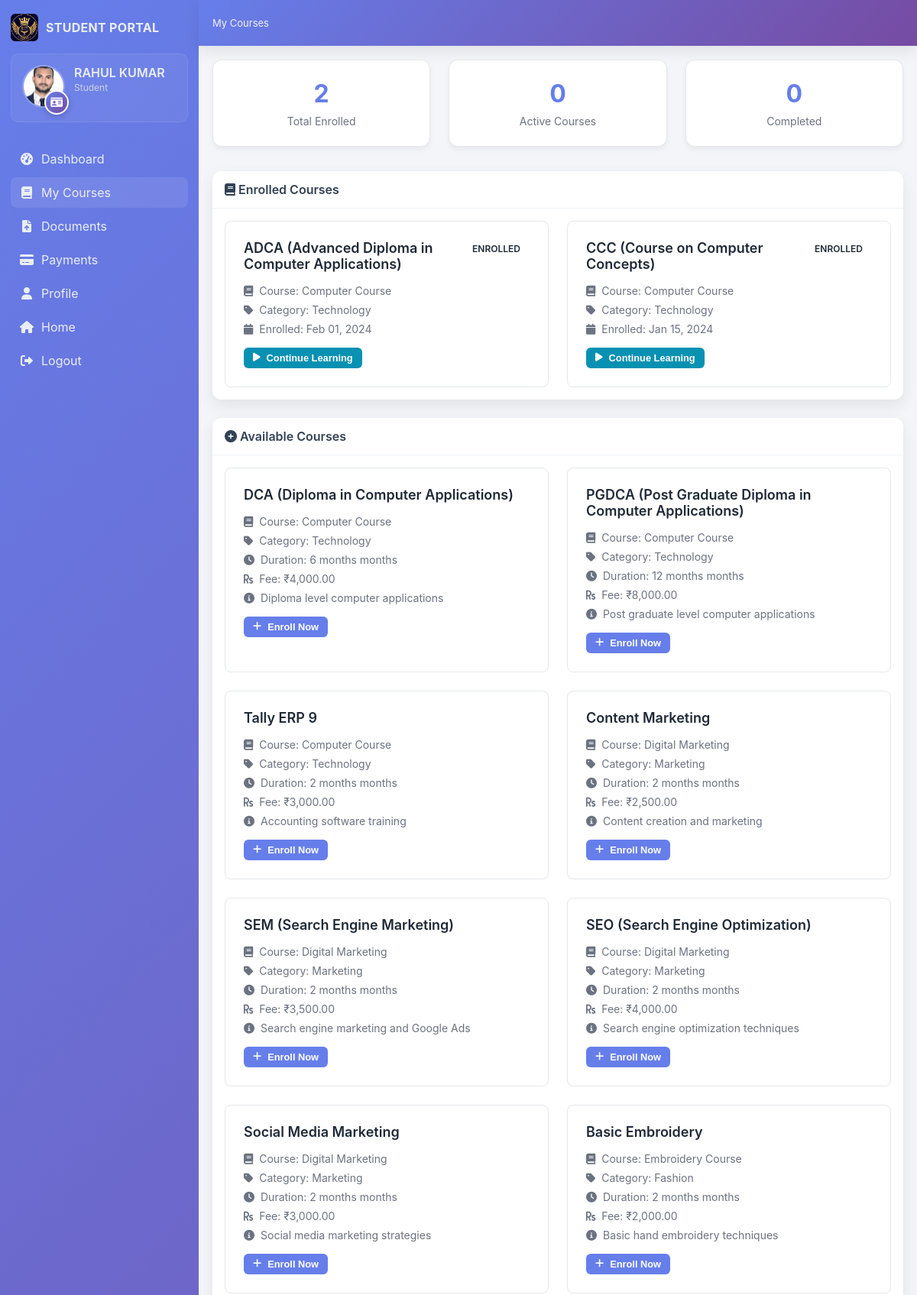
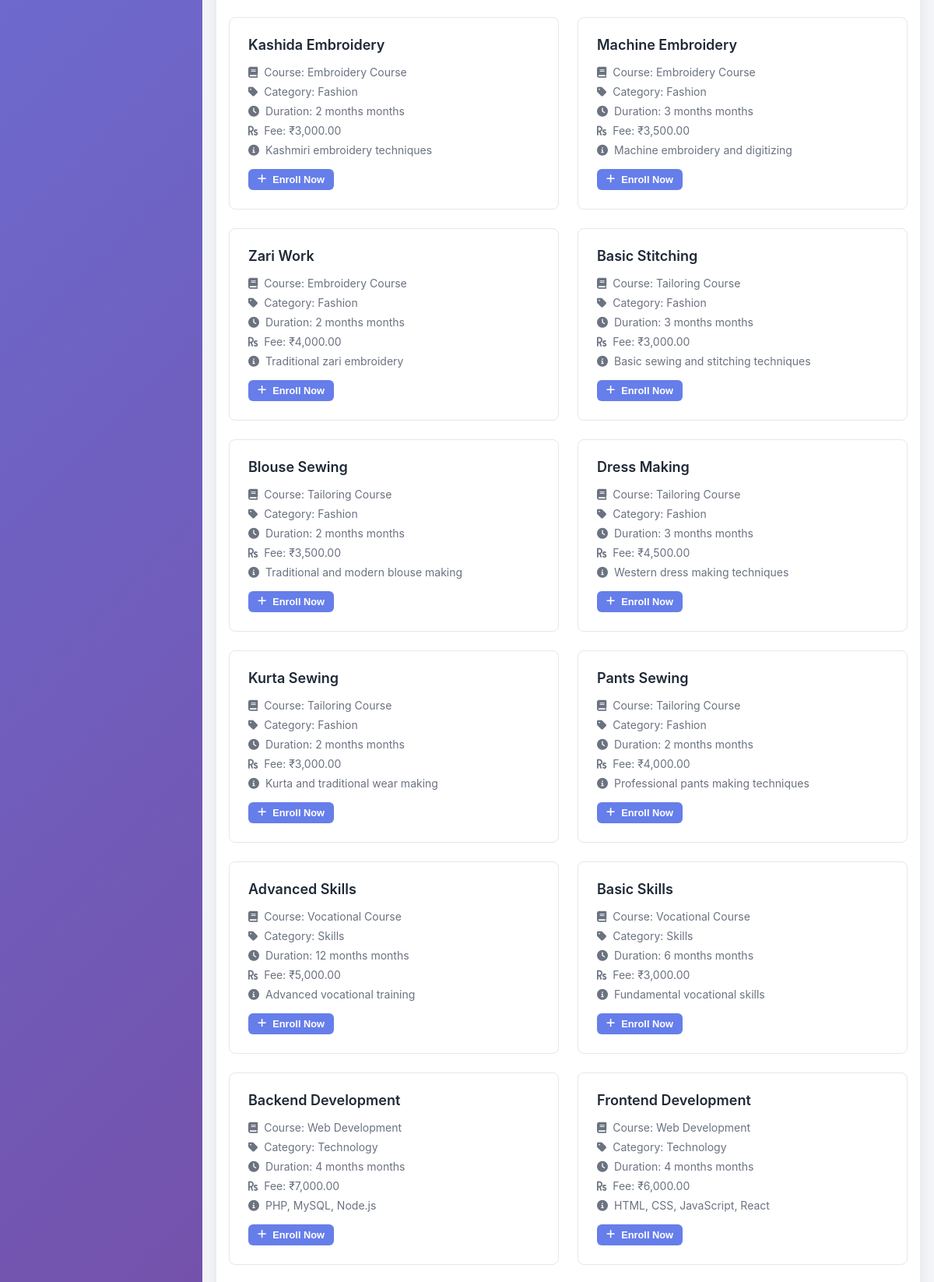
The page /student/courses.php (signed in, upper part) on the database its author committed (2 pictures, top to bottom).
### tables this page shows
CREATE TABLE users (
    id INT AUTO_INCREMENT PRIMARY KEY,
    username VARCHAR(50) UNIQUE NOT NULL,
    password VARCHAR(255) NOT NULL,
    full_name VARCHAR(255) NOT NULL,
    email VARCHAR(255) NOT NULL,
    phone VARCHAR(20),
    address TEXT,
    profile_image VARCHAR(500),
    user_type_id INT NOT NULL,
    status ENUM('active', 'inactive') DEFAULT 'active',
    created_at TIMESTAMP DEFAULT CURRENT_TIMESTAMP,
    updated_at TIMESTAMP DEFAULT CURRENT_TIMESTAMP ON UPDATE CURRENT_TIMESTAMP,
    FOREIGN KEY (user_type_id) REFERENCES user_types(id) ON DELETE RESTRICT
);

CREATE TABLE student_enrollments (
    id INT AUTO_INCREMENT PRIMARY KEY,
    user_id INT NOT NULL,
    sub_course_id INT NOT NULL,
    enrollment_date DATE NOT NULL,
    completion_date DATE,
    status ENUM('pending', 'enrolled', 'completed', 'dropped', 'rejected') DEFAULT 'pending',
    created_at TIMESTAMP DEFAULT CURRENT_TIMESTAMP,
    updated_at TIMESTAMP DEFAULT CURRENT_TIMESTAMP ON UPDATE CURRENT_TIMESTAMP,
    FOREIGN KEY (user_id) REFERENCES users(id) ON DELETE CASCADE,
    FOREIGN KEY (sub_course_id) REFERENCES sub_courses(id) ON DELETE CASCADE
);

CREATE TABLE sub_courses (
    id INT AUTO_INCREMENT PRIMARY KEY,
    course_id INT NOT NULL,
    name VARCHAR(255) NOT NULL,
    description TEXT,
    fee DECIMAL(10,2) NOT NULL,
    duration VARCHAR(100),
    status ENUM('active', 'inactive') DEFAULT 'active',
    created_at TIMESTAMP DEFAULT CURRENT_TIMESTAMP,
    updated_at TIMESTAMP DEFAULT CURRENT_TIMESTAMP ON UPDATE CURRENT_TIMESTAMP,
    FOREIGN KEY (course_id) REFERENCES courses(id) ON DELETE CASCADE
);

CREATE TABLE courses (
    id INT AUTO_INCREMENT PRIMARY KEY,
    category_id INT NOT NULL,
    name VARCHAR(255) NOT NULL,
    description TEXT,
    duration VARCHAR(100),
    status ENUM('active', 'inactive') DEFAULT 'active',
    created_at TIMESTAMP DEFAULT CURRENT_TIMESTAMP,
    updated_at TIMESTAMP DEFAULT CURRENT_TIMESTAMP ON UPDATE CURRENT_TIMESTAMP,
    FOREIGN KEY (category_id) REFERENCES course_categories(id) ON DELETE CASCADE
);

CREATE TABLE course_categories (
    id INT AUTO_INCREMENT PRIMARY KEY,
    name VARCHAR(100) NOT NULL UNIQUE,
    description TEXT,
    status ENUM('active', 'inactive') DEFAULT 'active',
    created_at TIMESTAMP DEFAULT CURRENT_TIMESTAMP,
    updated_at TIMESTAMP DEFAULT CURRENT_TIMESTAMP ON UPDATE CURRENT_TIMESTAMP
);

### config/database.php (called while the page is built, shortened)
<?php
function getDBConnection() {
    try {
        $dsn = "mysql:host=" . DB_HOST . ";dbname=" . DB_NAME . ";charset=" . DB_CHARSET;
        $pdo = new PDO($dsn, DB_USER, DB_PASS);
        $pdo->setAttribute(PDO::ATTR_ERRMODE, PDO::ERRMODE_EXCEPTION);
        $pdo->setAttribute(PDO::ATTR_DEFAULT_FETCH_MODE, PDO::FETCH_ASSOC);
        return $pdo;
    } catch (PDOException $e) {
        error_log("Database connection failed: " . $e->getMessage());
        return false;
    }
}
function executeQuery($sql, $params = []) {
    $pdo = getDBConnection();
    try {
        $stmt = $pdo->prepare($sql);
        $stmt->execute($params);
        return $stmt;
    } catch (PDOException $e) {
        error_log("Query execution failed: " . $e->getMessage());
        return false;
    }
}
function getRow($sql, $params = []) {
    $stmt = executeQuery($sql, $params);
    if ($stmt) {
        return $stmt->fetch();
    }
    return false;
}
function getRows($sql, $params = []) {
    $stmt = executeQuery($sql, $params);
    if ($stmt) {
        return $stmt->fetchAll();
    }
    return [];
}
?>

### student/courses.php (the view, shortened to what this page needs)
<?php
require_once '../config/database.php';
$user_id = $_SESSION['user_id'];
$student = getRow("SELECT u.*, ut.name as user_type FROM users u JOIN user_types ut ON u.user_type_id = ut.id WHERE u.id = ? AND ut.name = 'student'", [$user_id]);
$enrolled_courses = getRows("
    SELECT c.name as course_name, cc.name as category_name, sc.name as sub_course_name,
           sc.fee, sc.duration, se.status as enrollment_status, se.enrollment_date, se.completion_date
    FROM student_enrollments se
    JOIN sub_courses sc ON se.sub_course_id = sc.id
    JOIN courses c ON sc.course_id = c.id
    JOIN course_categories cc ON c.category_id = cc.id
    WHERE se.user_id = ?
    ORDER BY se.enrollment_date DESC
", [$user_id]);
$available_courses = getRows("
    SELECT sc.id, c.name as course_name, cc.name as category_name, sc.name as sub_course_name,
           sc.fee, sc.duration, sc.description
    FROM sub_courses sc
    JOIN courses c ON sc.course_id = c.id
    JOIN course_categories cc ON c.category_id = cc.id
    WHERE sc.status = 'active'
    AND sc.id NOT IN (
        SELECT sub_course_id FROM student_enrollments WHERE user_id = ?
    )
    ORDER BY c.name, sc.name
", [$user_id]);
$total_enrolled = count($enrolled_courses);
$completed_courses = count(array_filter($enrolled_courses, fn($c) => $c['enrollment_status'] === 'completed'));
$active_courses = count(array_filter($enrolled_courses, fn($c) => $c['enrollment_status'] === 'active'));
?>
<!DOCTYPE html>
<html lang="en">
<head>
    <link rel="stylesheet" href="../assets/css/admin-dashboard.css">
    <link rel="stylesheet" href="https://cdnjs.cloudflare.com/ajax/libs/font-awesome/6.0.0/css/all.min.css">
</head>
<body class="admin-dashboard-body">
    <div class="admin-layout">
        <aside class="admin-sidebar">
            <div class="admin-brand">
                <img src="../assets/images/logo.png" alt="logo" />
                <div class="brand-title">STUDENT PORTAL</div>
            </div>
            <div class="profile-card-mini">
                <div style="position: relative;">
                    <img src="<?php echo $student['profile_image'] ?? '../assets/images/default-avatar.png'; ?>" alt="Profile" onerror="this.src='../assets/images/default-avatar.png'" />
                    <div class="digital-id-badge" onclick="viewID()" title="View Digital ID">
                        <i class="fas fa-id-card"></i>
                    </div>
                </div>
                <div>
                    <div class="name"><?php echo htmlspecialchars(strtoupper($student['full_name'])); ?></div>
                    <div class="role">Student</div>
                </div>
            </div>
            <ul class="sidebar-nav">
                <li><a href="dashboard.php"><i class="fas fa-tachometer-alt"></i> Dashboard</a></li>
                <li><a href="courses.php" class="active"><i class="fas fa-book"></i> My Courses</a></li>
                <li><a href="documents.php"><i class="fas fa-file-upload"></i> Documents</a></li>
                <li><a href="payments.php"><i class="fas fa-credit-card"></i> Payments</a></li>
                <li><a href="profile.php"><i class="fas fa-user"></i> Profile</a></li>
                <li><a href="../index.php"><i class="fas fa-home"></i> Home</a></li>
                <li><a href="../logout.php"><i class="fas fa-sign-out-alt"></i> Logout</a></li>
            </ul>
        </aside>
        <header class="admin-topbar">
            <div class="topbar-left">
                <div class="breadcrumbs">
                    <span>My Courses</span>
                </div>
            </div>
        </header>
        <main class="admin-content">
            <div class="stats-grid">
                <div class="stat-card">
                    <div class="stat-number"><?php echo $total_enrolled; ?></div>
                    <div class="stat-label">Total Enrolled</div>
                </div>
                <div class="stat-card">
                    <div class="stat-number"><?php echo $active_courses; ?></div>
                    <div class="stat-label">Active Courses</div>
                </div>
                <div class="stat-card">
                    <div class="stat-number"><?php echo $completed_courses; ?></div>
                    <div class="stat-label">Completed</div>
                </div>
            </div>
            <div class="panel">
                <div class="panel-header">
                    <span><i class="fas fa-book"></i> Enrolled Courses</span>
                </div>
                <div class="panel-body">
                    <?php if (empty($enrolled_courses)): ?>
                        <p class="text-muted">You haven't enrolled in any courses yet.</p>
                    <?php else: ?>
                        <div class="course-grid">
                            <?php foreach ($enrolled_courses as $course): ?>
                                <div class="course-card">
                                    <div class="course-header">
                                        <h6 class="course-title"><?php echo htmlspecialchars($course['sub_course_name']); ?></h6>
                                        <span class="course-status status-<?php echo $course['enrollment_status']; ?>">
                                            <?php echo ucfirst($course['enrollment_status']); ?>
                                        </span>
                                    </div>
                                    <div class="course-details">
                                        <div class="course-detail">
                                            <i class="fas fa-book"></i>
                                            <span>Course: <?php echo htmlspecialchars($course['course_name']); ?></span>
                                        </div>
                                        <div class="course-detail">
                                            <i class="fas fa-tag"></i>
                                            <span>Category: <?php echo htmlspecialchars($course['category_name']); ?></span>
                                        </div>
                                        <div class="course-detail">
                                            <i class="fas fa-calendar"></i>
                                            <span>Enrolled: <?php echo date('M d, Y', strtotime($course['enrollment_date'])); ?></span>
                                        </div>
                                    </div>
                                    <div class="course-actions">
                                        <button class="btn btn-info btn-sm">
                                            <i class="fas fa-play"></i> Continue Learning
                                        </button>
                                    </div>
                                </div>
                            <?php endforeach; ?>
                        </div>
                    <?php endif; ?>
                </div>
            </div>
            <div class="panel" style="margin-top: 1.5rem;">
                <div class="panel-header">
                    <span><i class="fas fa-plus-circle"></i> Available Courses</span>
                </div>
                <div class="panel-body">
                    <?php if (empty($available_courses)): ?>
                        <p class="text-muted">No new courses available for enrollment.</p>
                    <?php else: ?>
                        <div class="course-grid">
                            <?php foreach ($available_courses as $course): ?>
                                                                <div class="course-card">
                                    <div class="course-header">
                                        <h6 class="course-title"><?php echo htmlspecialchars($course['sub_course_name']); ?></h6>
                                    </div>
                                    <div class="course-details">
                                        <div class="course-detail">
                                            <i class="fas fa-book"></i>
                                            <span>Course: <?php echo htmlspecialchars($course['course_name']); ?></span>
                                        </div>
                                        <div class="course-detail">
                                            <i class="fas fa-tag"></i>
                                            <span>Category: <?php echo htmlspecialchars($course['category_name']); ?></span>
                                        </div>
                                        <div class="course-detail">
                                            <i class="fas fa-clock"></i>
                                            <span>Duration: <?php echo $course['duration']; ?> months</span>
                                        </div>
                                        <div class="course-detail">
                                            <i class="fas fa-rupee-sign"></i>
                                            <span>Fee: ₹<?php echo number_format($course['fee'], 2); ?></span>
                                        </div>
                                        <?php if ($course['description']): ?>
                                            <div class="course-detail">
                                                <i class="fas fa-info-circle"></i>
                                                <span><?php echo htmlspecialchars($course['description']); ?></span>
                                            </div>
                                        <?php endif; ?>
                                    </div>
                                    <div class="course-actions">
                                        <button class="btn btn-primary btn-sm" onclick="enrollInCourse(<?php echo $course['id']; ?>)">
                                            <i class="fas fa-plus"></i> Enroll Now
                                        </button>
                                    </div>
                                </div>
                            <?php endforeach; ?>
                        </div>
                    <?php endif; ?>
                </div>
            </div>
        </main>
    </div>
</body>
</html>

### assets/css/admin-dashboard.css (style rules this page uses)
:root { --primary: #0f6fb1; --sidebar-bg: #1f2d3d; --sidebar-text: #e9eef3; --panel-bg: #ffffff; --muted: #6b7280; --success: #28a745; --info: #17a2b8; --warning: #ffc107; --danger: #dc3545; --shadow: 0 8px 20px rgba(0,0,0,0.08); }
* { box-sizing: border-box; }
body.admin-dashboard-body { background: #f3f5f9; margin: 0; font-family: -apple-system, BlinkMacSystemFont, Segoe UI, Roboto, Helvetica, Arial, sans-serif; color: #1f2937; }
.admin-layout { display: grid; grid-template-columns: 260px 1fr; grid-template-rows: 60px calc(100vh - 60px); grid-template-areas: "sidebar topbar" "sidebar content"; height: 100vh; }
.admin-sidebar { grid-area: sidebar; background: var(--sidebar-bg); color: var(--sidebar-text); display: flex; flex-direction: column; padding: 18px 14px; }
.admin-brand { display: flex; align-items: center; gap: 10px; margin-bottom: 16px; }
.admin-brand img { width: 36px; height: 36px; border-radius: 6px; object-fit: cover; }
.admin-brand .brand-title { font-weight: 700; letter-spacing: .3px; }
.profile-card-mini { background: rgba(255,255,255,0.06); border: 1px solid rgba(255,255,255,0.08); border-radius: 10px; padding: 14px; display: grid; grid-template-columns: 56px 1fr; gap: 12px; margin-bottom: 16px; }
.profile-card-mini img { width: 56px; height: 56px; border-radius: 50%; object-fit: cover; border: 2px solid rgba(255,255,255,0.25); }
.profile-card-mini .name { font-weight: 600; }
.profile-card-mini .role { color: #cbd5e1; font-size: 12px; margin-top: 2px; }
.sidebar-nav { list-style: none; padding: 0; margin: 8px 0 0 0; }
.sidebar-nav li { margin: 4px 0; }
.sidebar-nav a { display: flex; align-items: center; gap: 10px; padding: 10px 12px; text-decoration: none; color: var(--sidebar-text); border-radius: 8px; transition: background .2s ease; }
.sidebar-nav a i { width: 18px; text-align: center; }
.sidebar-nav a.active, .sidebar-nav a:hover { background: rgba(255,255,255,0.09); }
.admin-topbar { grid-area: topbar; background: #0f6fb1; color: #ffffff; display: flex; align-items: center; justify-content: space-between; padding: 0 18px; box-shadow: var(--shadow); }
.topbar-left { display: flex; align-items: center; gap: 12px; }
.breadcrumbs { font-size: 13px; opacity: .9; }
.admin-content { grid-area: content; padding: 18px; overflow: auto; }
.panel { background: var(--panel-bg); border-radius: 12px; box-shadow: var(--shadow); }
.panel-header { padding: 14px 16px; border-bottom: 1px solid #eef2f7; font-weight: 600; color: #334155; display:flex; align-items:center; justify-content: space-between; }
.panel-body { padding: 16px; }
.btn { padding: 12px 24px; border: none; border-radius: 8px; font-size: 14px; font-weight: 600; cursor: pointer; transition: all 0.2s ease; text-decoration: none; display: inline-flex; align-items: center; gap: 8px; }
.btn-primary { background: linear-gradient(135deg, #0f6fb1 0%, #0d5a8a 100%); color: white; }

### rows shown on the page
users: full_name "RAHUL KUMAR"
student_enrollments: sub_course.name "ADCA (Advanced Diploma in Computer Applications)", status "ENROLLED", courses.name "Computer Course", course_categories.name "Technology", enrollment_date "Feb 01, 2024"
student_enrollments: sub_course.name "CCC (Course on Computer Concepts)", status "ENROLLED", courses.name "Computer Course", course_categories.name "Technology", enrollment_date "Jan 15, 2024"
sub_courses: name "DCA (Diploma in Computer Applications)", course.name "Computer Course", course_categories.name "Technology", duration "6 months", fee "4,000.00", description "Diploma level computer applications"
sub_courses: name "PGDCA (Post Graduate Diploma in Computer Applications)", course.name "Computer Course", course_categories.name "Technology", duration "12 months", fee "8,000.00", description "Post graduate level computer applications"
sub_courses: name "Tally ERP 9", course.name "Computer Course", course_categories.name "Technology", duration "2 months", fee "3,000.00", description "Accounting software training"
sub_courses: name "Content Marketing", course.name "Digital Marketing", course_categories.name "Marketing", duration "2 months", fee "2,500.00", description "Content creation and marketing"
sub_courses: name "SEM (Search Engine Marketing)", course.name "Digital Marketing", course_categories.name "Marketing", duration "2 months", fee "3,500.00", description "Search engine marketing and Google Ads"
sub_courses: name "SEO (Search Engine Optimization)", course.name "Digital Marketing", course_categories.name "Marketing", duration "2 months", fee "4,000.00", description "Search engine optimization techniques"
sub_courses: name "Social Media Marketing", course.name "Digital Marketing", course_categories.name "Marketing", duration "2 months", fee "3,000.00", description "Social media marketing strategies"
sub_courses: name "Basic Embroidery", course.name "Embroidery Course", course_categories.name "Fashion", duration "2 months", fee "2,000.00", description "Basic hand embroidery techniques"
sub_courses: name "Kashida Embroidery", course.name "Embroidery Course", course_categories.name "Fashion", duration "2 months", fee "3,000.00", description "Kashmiri embroidery techniques"
sub_courses: name "Machine Embroidery", course.name "Embroidery Course", course_categories.name "Fashion", duration "3 months", fee "3,500.00", description "Machine embroidery and digitizing"
sub_courses: name "Zari Work", course.name "Embroidery Course", course_categories.name "Fashion", duration "2 months", fee "4,000.00", description "Traditional zari embroidery"
sub_courses: name "Basic Stitching", course.name "Tailoring Course", course_categories.name "Fashion", duration "3 months", fee "3,000.00", description "Basic sewing and stitching techniques"
sub_courses: name "Blouse Sewing", course.name "Tailoring Course", course_categories.name "Fashion", duration "2 months", fee "3,500.00", description "Traditional and modern blouse making"
sub_courses: name "Dress Making", course.name "Tailoring Course", course_categories.name "Fashion", duration "3 months", fee "4,500.00", description "Western dress making techniques"
sub_courses: name "Kurta Sewing", course.name "Tailoring Course", course_categories.name "Fashion", duration "2 months", fee "3,000.00", description "Kurta and traditional wear making"
sub_courses: name "Pants Sewing", course.name "Tailoring Course", course_categories.name "Fashion", duration "2 months", fee "4,000.00", description "Professional pants making techniques"
sub_courses: name "Advanced Skills", course.name "Vocational Course", course_categories.name "Skills", duration "12 months", fee "5,000.00", description "Advanced vocational training"
sub_courses: name "Basic Skills", course.name "Vocational Course", course_categories.name "Skills", duration "6 months", fee "3,000.00", description "Fundamental vocational skills"
sub_courses: name "Backend Development", course.name "Web Development", course_categories.name "Technology", duration "4 months", fee "7,000.00", description "PHP, MySQL, Node.js"
sub_courses: name "Frontend Development", course.name "Web Development", course_categories.name "Technology", duration "4 months", fee "6,000.00", description "HTML, CSS, JavaScript, React"

### other values the page prints
$total_enrolled "2"
$active_courses "0"
$completed_courses "0"
